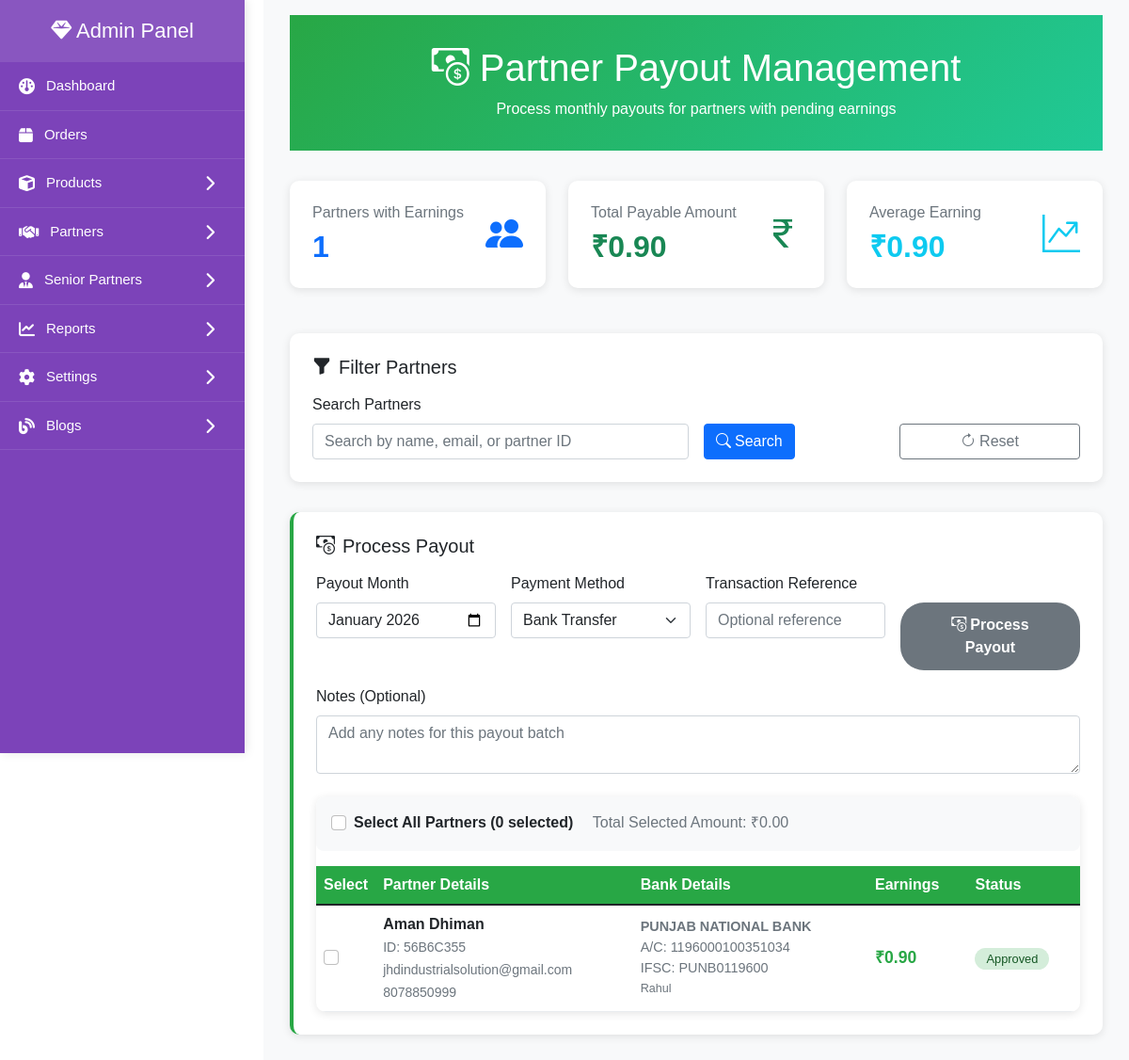
Screenshot of /admin/partner-payout.php with the database file from the repository.
### tables this page shows
CREATE TABLE IF NOT EXISTS `partners` (
  `id` int NOT NULL AUTO_INCREMENT,
  `partner_id` varchar(8) NOT NULL,
  `name` varchar(255) NOT NULL,
  `email` varchar(191) NOT NULL,
  `phone` varchar(20) NOT NULL,
  `gender` enum('Male','Female','Other') NOT NULL,
  `image` varchar(255) DEFAULT NULL,
  `state` varchar(255) NOT NULL,
  `district` varchar(255) NOT NULL,
  `pincode` varchar(6) NOT NULL,
  `full_address` text NOT NULL,
  `password` varchar(255) NOT NULL,
  `referral_code` varchar(255) DEFAULT NULL,
  `status` enum('pending','approved','rejected') DEFAULT 'pending',
  `created_at` timestamp NULL DEFAULT CURRENT_TIMESTAMP,
  `updated_at` timestamp NULL DEFAULT CURRENT_TIMESTAMP ON UPDATE CURRENT_TIMESTAMP,
  `earning` decimal(10,2) DEFAULT '0.00',
  `total_earnings` decimal(10,2) DEFAULT '0.00',
  `referred_by_senior_partner` int DEFAULT NULL,
  PRIMARY KEY (`id`),
  UNIQUE KEY `partner_id` (`partner_id`),
  UNIQUE KEY `email` (`email`),
  UNIQUE KEY `phone` (`phone`),
  KEY `referred_by_senior_partner` (`referred_by_senior_partner`)
);

CREATE TABLE IF NOT EXISTS `partner_bank_details` (
  `id` int NOT NULL AUTO_INCREMENT,
  `partner_id` int NOT NULL,
  `bank_name` varchar(255) NOT NULL,
  `account_number` varchar(50) NOT NULL,
  `ifsc_code` varchar(20) NOT NULL,
  `account_holder_name` varchar(255) NOT NULL,
  `created_at` timestamp NULL DEFAULT CURRENT_TIMESTAMP,
  `updated_at` timestamp NULL DEFAULT CURRENT_TIMESTAMP ON UPDATE CURRENT_TIMESTAMP,
  PRIMARY KEY (`id`),
  UNIQUE KEY `unique_partner_bank` (`partner_id`)
);

### admin/partner-payout.php (the view, shortened to what this page needs)
<?php
$database = new Database();
$db = $database->getConnection();
$search_query = '';
$per_page = 20;
$page = isset($_GET['page']) ? (int)$_GET['page'] : 1;
$offset = ($page - 1) * $per_page;
if ($_SERVER['REQUEST_METHOD'] == 'GET') {
    $search_query = $_GET['search'] ?? '';
}
$conditions = ["p.total_earnings > 0"];
$where_clause = 'WHERE ' . implode(' AND ', $conditions);
$count_sql = "SELECT COUNT(*) as total FROM partners p $where_clause";
$count_stmt = $db->prepare($count_sql);
$count_stmt->execute();
$total_partners = $count_stmt->fetch(PDO::FETCH_ASSOC)['total'];
$sql = "SELECT p.*,
               pbd.bank_name,
               pbd.account_number,
               pbd.ifsc_code,
               pbd.account_holder_name,
               sp.name as senior_partner_name
        FROM partners p
        LEFT JOIN partner_bank_details pbd ON p.id = pbd.partner_id
        LEFT JOIN senior_partners sp ON p.referred_by_senior_partner = sp.id
        $where_clause
        ORDER BY p.total_earnings DESC
        LIMIT :limit OFFSET :offset";
$stmt = $db->prepare($sql);
$stmt->bindValue(':limit', $per_page, PDO::PARAM_INT);
$stmt->bindValue(':offset', $offset, PDO::PARAM_INT);
$stmt->execute();
$partners = $stmt->fetchAll(PDO::FETCH_ASSOC);
$payable_sql = "SELECT SUM(p.total_earnings) as total_payable FROM partners p $where_clause";
$payable_stmt = $db->prepare($payable_sql);
$payable_stmt->execute();
$total_payable_amount = $payable_stmt->fetch(PDO::FETCH_ASSOC)['total_payable'] ?? 0;
$current_month = date('Y-m');
?>
<!DOCTYPE html>
<html lang="en">
<head>
    <link href="https://cdn.jsdelivr.net/npm/bootstrap@5.1.3/dist/css/bootstrap.min.css" rel="stylesheet">
    <link href="https://cdn.jsdelivr.net/npm/bootstrap-icons/font/bootstrap-icons.css" rel="stylesheet">
    <link rel="stylesheet" href="assets/css/admin-style.css">
</head>
<body>
    <?php include 'sidebar.php'; ?>
    <div class="main-content">
        <div class="container-fluid">
            <div class="payout-header text-center">
                <h1 class="mb-2"><i class="bi bi-cash-coin"></i> Partner Payout Management</h1>
                <p class="mb-0">Process monthly payouts for partners with pending earnings</p>
            </div>
            <div class="row mb-4">
                <div class="col-lg-4 col-md-6 mb-4">
                    <div class="stat-card p-4">
                        <div class="d-flex justify-content-between align-items-center">
                            <div>
                                <h6 class="text-muted mb-2">Partners with Earnings</h6>
                                <h2 class="mb-0 text-primary fw-bold"><?php echo number_format($total_partners); ?></h2>
                            </div>
                            <div class="text-primary">
                                <i class="bi bi-people-fill" style="font-size: 2.5rem;"></i>
                            </div>
                        </div>
                    </div>
                </div>
                <div class="col-lg-4 col-md-6 mb-4">
                    <div class="stat-card p-4">
                        <div class="d-flex justify-content-between align-items-center">
                            <div>
                                <h6 class="text-muted mb-2">Total Payable Amount</h6>
                                <h2 class="mb-0 text-success fw-bold">₹<?php echo number_format($total_payable_amount, 2); ?></h2>
                            </div>
                            <div class="text-success">
                                <i class="bi bi-currency-rupee" style="font-size: 2.5rem;"></i>
                            </div>
                        </div>
                    </div>
                </div>
                <div class="col-lg-4 col-md-6 mb-4">
                    <div class="stat-card p-4">
                        <div class="d-flex justify-content-between align-items-center">
                            <div>
                                <h6 class="text-muted mb-2">Average Earning</h6>
                                <h2 class="mb-0 text-info fw-bold">₹<?php echo $total_partners > 0 ? number_format($total_payable_amount / $total_partners, 2) : '0.00'; ?></h2>
                            </div>
                            <div class="text-info">
                                <i class="bi bi-graph-up-arrow" style="font-size: 2.5rem;"></i>
                            </div>
                        </div>
                    </div>
                </div>
            </div>
            <div class="filter-section">
                <h5 class="mb-3"><i class="bi bi-funnel-fill me-2"></i>Filter Partners</h5>
                <form method="GET" class="row g-3">
                    <div class="col-md-6">
                        <label for="search" class="form-label">Search Partners</label>
                        <input type="text" name="search" id="search" class="form-control"
                               value="<?php echo htmlspecialchars($search_query); ?>"
                               placeholder="Search by name, email, or partner ID">
                    </div>
                    <div class="col-md-3">
                        <label class="form-label">&nbsp;</label>
                        <button type="submit" class="btn btn-primary d-block">
                            <i class="bi bi-search me-1"></i>Search
                        </button>
                    </div>
                    <div class="col-md-3">
                        <label class="form-label">&nbsp;</label>
                        <a href="partner-payout.php" class="btn btn-outline-secondary d-block">
                            <i class="bi bi-arrow-clockwise me-1"></i>Reset
                        </a>
                    </div>
                </form>
            </div>
            <?php if (!empty($partners)): ?>
            <div class="payout-section">
                <h5 class="mb-3"><i class="bi bi-cash-coin me-2"></i>Process Payout</h5>
                <form method="POST" id="payoutForm">
                    <div class="row g-3 mb-3">
                        <div class="col-md-3">
                            <label for="payout_month" class="form-label">Payout Month</label>
                            <input type="month" name="payout_month" id="payout_month" class="form-control"
                                   value="<?php echo $current_month; ?>" required>
                        </div>
                        <div class="col-md-3">
                            <label for="payment_method" class="form-label">Payment Method</label>
                            <select name="payment_method" id="payment_method" class="form-select" required>
                                <option value="bank_transfer">Bank Transfer</option>
                            </select>
                        </div>
                        <div class="col-md-3">
                            <label for="transaction_reference" class="form-label">Transaction Reference</label>
                            <input type="text" name="transaction_reference" id="transaction_reference"
                                   class="form-control" placeholder="Optional reference">
                        </div>
                        <div class="col-md-3">
                            <label class="form-label">&nbsp;</label>
                            <button type="submit" name="process_payout" class="process-btn d-block"
                                    id="processPayoutBtn" disabled>
                                <i class="bi bi-cash-coin me-1"></i>Process Payout
                            </button>
                        </div>
                    </div>
                    <div class="row">
                        <div class="col-12">
                            <label for="notes" class="form-label">Notes (Optional)</label>
                            <textarea name="notes" id="notes" class="form-control" rows="2"
                                      placeholder="Add any notes for this payout batch"></textarea>
                        </div>
                    </div>
                    <div class="payout-table mt-4">
                        <div class="select-all-section">
                            <div class="form-check">
                                <input class="form-check-input" type="checkbox" id="selectAll">
                                <label class="form-check-label fw-bold" for="selectAll">
                                    Select All Partners (<span id="selectedCount">0</span> selected)
                                </label>
                                <span class="ms-3 text-muted">Total Selected Amount: ₹<span id="selectedAmount">0.00</span></span>
                            </div>
                        </div>
                        <div class="table-responsive">
                            <table class="table table-hover mb-0">
                                <thead>
                                    <tr>
                                        <th width="50">Select</th>
                                        <th>Partner Details</th>
                                        <th>Bank Details</th>
                                        <th>Earnings</th>
                                        <th>Status</th>
                                    </tr>
                                </thead>
                                <tbody>
                                    <?php foreach ($partners as $partner): ?>
                                    <tr>
                                        <td>
                                            <div class="form-check">
                                                <input class="form-check-input partner-checkbox" type="checkbox"
                                                       name="selected_partners[]" value="<?php echo $partner['id']; ?>"
                                                       data-amount="<?php echo $partner['total_earnings']; ?>">
                                            </div>
                                        </td>
                                        <td>
                                            <div>
                                                <strong><?php echo htmlspecialchars($partner['name']); ?></strong>
                                                <br>
                                                <small class="text-muted">
                                                    ID: <?php echo htmlspecialchars($partner['partner_id']); ?><br>
                                                    <?php echo htmlspecialchars($partner['email']); ?><br>
                                                    <?php echo htmlspecialchars($partner['phone']); ?>
                                                </small>
                                            </div>
                                        </td>
                                        <td>
                                            <div class="bank-details">
                                                <?php if (!empty($partner['bank_name'])): ?>
                                                    <strong><?php echo htmlspecialchars($partner['bank_name']); ?></strong><br>
                                                    A/C: <?php echo htmlspecialchars($partner['account_number']); ?><br>
                                                    IFSC: <?php echo htmlspecialchars($partner['ifsc_code']); ?><br>
                                                    <small><?php echo htmlspecialchars($partner['account_holder_name']); ?></small>
                                                <?php else: ?>
                                                    <span class="text-danger">
                                                        <i class="bi bi-exclamation-triangle"></i> No bank details
                                                    </span>
                                                <?php endif; ?>
                                            </div>
                                        </td>
                                        <td>
                                            <div class="earnings-amount">
                                                ₹<?php echo number_format($partner['total_earnings'], 2); ?>
                                            </div>
                                        </td>
                                        <td>
                                            <span class="status-badge status-<?php echo $partner['status']; ?>">
                                                <?php echo ucfirst($partner['status']); ?>
                                            </span>
                                        </td>
                                    </tr>
                                    <?php endforeach; ?>
                                </tbody>
                            </table>
                        </div>
                    </div>
                </form>
            </div>
            <?php endif; ?>
        </div>
    </div>
</body>
</html>

### admin/assets/css/admin-style.css (style rules this page uses)
:root { --primary-color: #ffffff; --secondary-color: #7c43b9; --text-color: #000000; --gray-light: #f8f9fa; --gray-medium: #6c757d; --transition-speed: 0.3s; --sidebar-width: 280px; --sidebar-collapsed-width: 70px; }
.main-content { margin-left: var(--sidebar-width); padding: 1rem; transition: all var(--transition-speed); background-color: var(--gray-light); min-height: 100vh; }

### admin/partner-payout.php (style rules this page uses)
.payout-header { background: linear-gradient(135deg, #28a745 0%, #20c997 100%); color: white; padding: 2rem 0; margin-bottom: 2rem; }
.stat-card { background: white; border-radius: 10px; box-shadow: 0 2px 10px rgba(0,0,0,0.1); transition: transform 0.3s ease; }
.payout-table { background: white; border-radius: 10px; overflow: hidden; box-shadow: 0 2px 10px rgba(0,0,0,0.1); }
.table th { background-color: #28a745; color: white; border: none; font-weight: 600; }
.table td { vertical-align: middle; border-color: #e9ecef; }
.filter-section { background: white; border-radius: 10px; padding: 1.5rem; margin-bottom: 2rem; box-shadow: 0 2px 10px rgba(0,0,0,0.1); }
.payout-section { background: white; border-radius: 10px; padding: 1.5rem; margin-bottom: 2rem; box-shadow: 0 2px 10px rgba(0,0,0,0.1); border-left: 4px solid #28a745; }
.process-btn { background: linear-gradient(135deg, #28a745 0%, #20c997 100%); border: none; color: white; padding: 0.75rem 2rem; border-radius: 25px; transition: all 0.3s ease; font-weight: 600; }
.process-btn:disabled { background: #6c757d; transform: none; box-shadow: none; }
.status-badge { padding: 0.25rem 0.75rem; border-radius: 15px; font-size: 0.8rem; font-weight: 500; }
.status-approved { background-color: #d4edda; color: #155724; }
.earnings-amount { font-weight: 600; color: #28a745; font-size: 1.1rem; }
.bank-details { font-size: 0.9rem; color: #6c757d; }
.select-all-section { background: #f8f9fa; padding: 1rem; border-radius: 8px; margin-bottom: 1rem; }

### admin/sidebar.php (style rules this page uses)
body { margin: 0; font-family: "Poppins", sans-serif; }

### rows the page displays
partners: name "Aman Dhiman", partner "56B6C355", email "jhdindustrialsolution@gmail.com", phone "8078850999", partner_bank_details.bank_name "PUNJAB NATIONAL BANK", partner_bank_details.account_number "1196000100351034", partner_bank_details.ifsc_code "PUNB0119600", partner_bank_details.account_holder_name "Rahul", total_earnings "0.90", status "Approved"

### other values shown
$total_partners "1"
$total_payable_amount "0.90"
$total_payable_amount / $total_partners "0.90"
